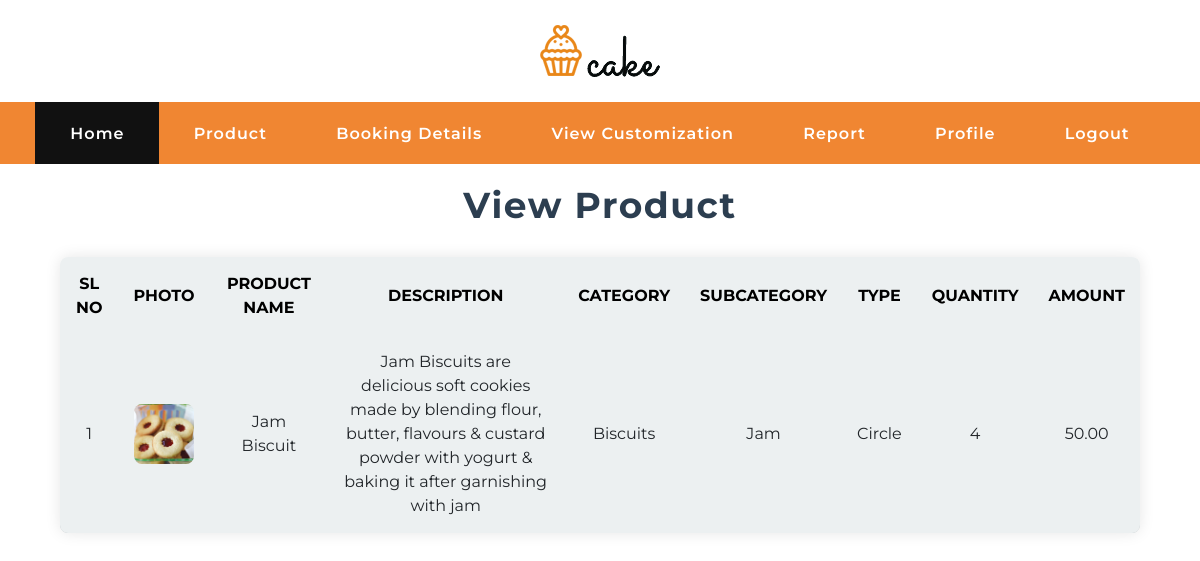
The page /Project/Seller/ViewProduct.php?pid=30 on the database its author committed.
### tables this page shows
CREATE TABLE `tbl_cart` (
  `cart_id` int(11) NOT NULL,
  `cart_qty` int(11) DEFAULT 1,
  `cart_status` int(11) NOT NULL,
  `product_id` int(11) NOT NULL,
  `booking_id` int(11) NOT NULL
);

CREATE TABLE `tbl_product` (
  `product_id` int(11) NOT NULL,
  `product_name` varchar(50) NOT NULL,
  `product_description` varchar(200) NOT NULL,
  `product_price` varchar(50) NOT NULL,
  `product_photo` varchar(50) NOT NULL,
  `seller_id` int(11) NOT NULL,
  `subcategory_id` int(11) NOT NULL,
  `type_id` int(11) NOT NULL
);

CREATE TABLE `tbl_category` (
  `category_id` int(11) NOT NULL,
  `category_name` varchar(50) NOT NULL
);

CREATE TABLE `tbl_subcategory` (
  `subcategory_id` int(11) NOT NULL,
  `subcategory_name` varchar(50) NOT NULL,
  `category_id` int(11) NOT NULL
);

CREATE TABLE `tbl_type` (
  `type_id` int(11) NOT NULL,
  `type_name` varchar(50) NOT NULL
);

CREATE TABLE `tbl_booking` (
  `booking_id` int(11) NOT NULL,
  `booking_date` date NOT NULL,
  `booking_status` int(11) NOT NULL DEFAULT 0,
  `booking_amount` varchar(50) NOT NULL,
  `user_id` int(11) NOT NULL
);

### Project/Seller/ViewProduct.php (the view, shortened to what this page needs)
<?php
include("../Assets/Connection/Connection.php");
include('Head.php');
?>
<!DOCTYPE html>
<html lang="en">
<head>
</head>
<body>
    <h1>View Product</h1>
    <form id="form1" name="form1" method="post" action="">
        <table>
            <tr>
                <th>Sl No</th>
                <th>Photo</th>
                <th>Product Name</th>
                <th>Description</th>
                <th>Category</th>
                <th>Subcategory</th>
                <th>Type</th>
                <th>Quantity</th>
                <th>Amount</th>
            </tr>
            <?php
            $i=0;
            $sel = "SELECT * FROM tbl_cart c
                    INNER JOIN tbl_product p ON c.product_id = p.product_id
                    INNER JOIN tbl_subcategory s ON s.subcategory_id = p.subcategory_id
                    INNER JOIN tbl_category ca ON ca.category_id = s.category_id
                    INNER JOIN tbl_type t ON t.type_id = p.type_id
                    INNER JOIN tbl_booking b ON c.booking_id = b.booking_id
                    WHERE c.booking_id = ".$_GET['pid']." and c.cart_status = 2 ";
            $result = $con->query($sel);
            while($data = $result->fetch_assoc()) {
                $i++;
            ?>
            <tr>
                <td><?php echo $i; ?></td>
                <td><img src="../Assets/File/Seller/<?php echo $data["product_photo"]; ?>" alt="Product Image" class="img"></td>
                <td><?php echo $data["product_name"]; ?></td>
                <td><?php echo $data["product_description"]; ?></td>
                <td><?php echo $data["category_name"]; ?></td>
                <td><?php echo $data["subcategory_name"]; ?></td>
                <td><?php echo $data["type_name"]; ?></td>
                <td><?php echo $data["cart_qty"]; ?></td>
                <td><?php echo $data["booking_amount"]; ?></td>
            </tr>
            <?php } ?>
        </table>
    </form>
</body>
</html>

### Project/Assets/Templates/User/Main/css/style.css (style rules this page uses)
html, body { height: 100%; font-family: "Montserrat", sans-serif; -webkit-font-smoothing: antialiased; }
h1, h2, h3, h4, h5, h6 { margin: 0; color: #11111194; font-weight: 400; font-family: "Montserrat", sans-serif; }
h1 { font-size: 70px; }
img { max-width: 100%; }

### Project/Seller/ViewProduct.php (style rules this page uses)
h1 { text-align: center; margin-top: 20px; color: #2c3e50; font-size: 36px; font-weight: bold; letter-spacing: 1.5px; }
table { width: 90%; margin: 30px auto; border-collapse: collapse; background: #fff; border-radius: 8px; overflow: hidden; box-shadow: 0 0 15px rgba(0, 0, 0, 0.1); }
th, td { padding: 15px; text-align: center; }
th { background-color: #ecf0f1; color: black; font-weight: bold; text-transform: uppercase; }
td { background-color: #ecf0f1; }
.img { height: 60px; width: 60px; border-radius: 8px; object-fit: cover; }
tr:nth-child(even) { background-color: #bdc3c7; }

### rows shown on the page
tbl_cart: product.product_photo (picture), product.product_name "Jam Biscuit", product.product_description "Jam Biscuits are delicious soft cookies made by blending flour, butter, flavours & custard powder with yogurt & baking it after garnishing with jam", tbl_category.category_name "Biscuits", tbl_subcategory.subcategory_name "Jam", tbl_type.type_name "Circle", cart_qty "4", booking.booking_amount "50.00"
